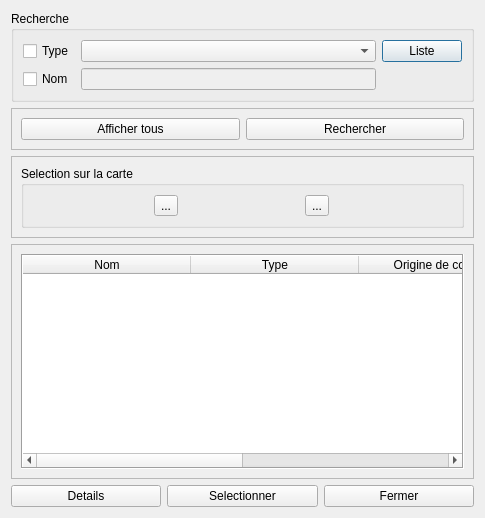
<?xml version="1.0" encoding="UTF-8"?>
<ui version="4.0">
 <class>Dialog</class>
 <widget class="QDialog" name="Dialog">
  <property name="geometry">
   <rect>
    <x>0</x>
    <y>0</y>
    <width>485</width>
    <height>518</height>
   </rect>
  </property>
  <property name="windowTitle">
   <string>Recherche d'un domaine public</string>
  </property>
  <property name="modal">
   <bool>false</bool>
  </property>
  <layout class="QVBoxLayout" name="verticalLayout_2">
   <item>
    <widget class="QGroupBox" name="groupBox">
     <property name="title">
      <string>Recherche</string>
     </property>
     <layout class="QHBoxLayout" name="horizontalLayout_4">
      <item>
       <layout class="QGridLayout" name="gridLayout">
        <item row="0" column="0">
         <widget class="QCheckBox" name="checkBoxType">
          <property name="text">
           <string>Type</string>
          </property>
         </widget>
        </item>
        <item row="1" column="0">
         <widget class="QCheckBox" name="checkBoxNom">
          <property name="text">
           <string>Nom</string>
          </property>
         </widget>
        </item>
        <item row="1" column="1">
         <widget class="QLineEdit" name="lineEditNom">
          <property name="enabled">
           <bool>false</bool>
          </property>
         </widget>
        </item>
        <item row="0" column="2">
         <widget class="QPushButton" name="btnListe">
          <property name="text">
           <string>Liste</string>
          </property>
         </widget>
        </item>
        <item row="0" column="1">
         <widget class="QComboBox" name="comboBoxType"/>
        </item>
       </layout>
      </item>
     </layout>
    </widget>
   </item>
   <item>
    <widget class="QFrame" name="frame">
     <property name="frameShape">
      <enum>QFrame::StyledPanel</enum>
     </property>
     <property name="frameShadow">
      <enum>QFrame::Raised</enum>
     </property>
     <layout class="QVBoxLayout" name="verticalLayout_3">
      <item>
       <layout class="QHBoxLayout" name="horizontalLayout">
        <item>
         <widget class="QPushButton" name="btnAfficherTous">
          <property name="text">
           <string>Afficher tous</string>
          </property>
         </widget>
        </item>
        <item>
         <widget class="QPushButton" name="btnRechercher">
          <property name="text">
           <string>Rechercher</string>
          </property>
         </widget>
        </item>
       </layout>
      </item>
     </layout>
    </widget>
   </item>
   <item>
    <widget class="QFrame" name="frame_2">
     <property name="frameShape">
      <enum>QFrame::StyledPanel</enum>
     </property>
     <property name="frameShadow">
      <enum>QFrame::Raised</enum>
     </property>
     <layout class="QVBoxLayout" name="verticalLayout_4">
      <item>
       <widget class="QGroupBox" name="groupBox_2">
        <property name="title">
         <string>Selection sur la carte</string>
        </property>
        <layout class="QVBoxLayout" name="verticalLayout_6">
         <item>
          <layout class="QHBoxLayout" name="horizontalLayout_2">
           <item>
            <widget class="QToolButton" name="toolBtnSelectionSurCarte">
             <property name="text">
              <string>...</string>
             </property>
            </widget>
           </item>
           <item>
            <widget class="QToolButton" name="toolBtnSelectionSurCarte_2">
             <property name="text">
              <string>...</string>
             </property>
            </widget>
           </item>
          </layout>
         </item>
        </layout>
       </widget>
      </item>
     </layout>
    </widget>
   </item>
   <item>
    <widget class="QFrame" name="frame_3">
     <property name="frameShape">
      <enum>QFrame::StyledPanel</enum>
     </property>
     <property name="frameShadow">
      <enum>QFrame::Raised</enum>
     </property>
     <layout class="QVBoxLayout" name="verticalLayout_5">
      <item>
       <layout class="QVBoxLayout" name="verticalLayout">
        <item>
         <widget class="QTableWidget" name="tableWidget">
          <property name="frameShape">
           <enum>QFrame::Box</enum>
          </property>
          <attribute name="horizontalHeaderDefaultSectionSize">
           <number>168</number>
          </attribute>
          <column>
           <property name="text">
            <string>Nom</string>
           </property>
          </column>
          <column>
           <property name="text">
            <string>Type</string>
           </property>
          </column>
          <column>
           <property name="text">
            <string>Origine de contour</string>
           </property>
          </column>
          <column>
           <property name="text">
            <string>Surface</string>
           </property>
          </column>
         </widget>
        </item>
       </layout>
      </item>
     </layout>
    </widget>
   </item>
   <item>
    <layout class="QHBoxLayout" name="horizontalLayout_3">
     <item>
      <widget class="QPushButton" name="btnDetail">
       <property name="text">
        <string>Details</string>
       </property>
      </widget>
     </item>
     <item>
      <widget class="QPushButton" name="btnSelectionner">
       <property name="text">
        <string>Selectionner</string>
       </property>
      </widget>
     </item>
     <item>
      <widget class="QPushButton" name="btnFermer">
       <property name="text">
        <string>Fermer</string>
       </property>
      </widget>
     </item>
    </layout>
   </item>
  </layout>
 </widget>
 <resources/>
 <connections/>
</ui>
